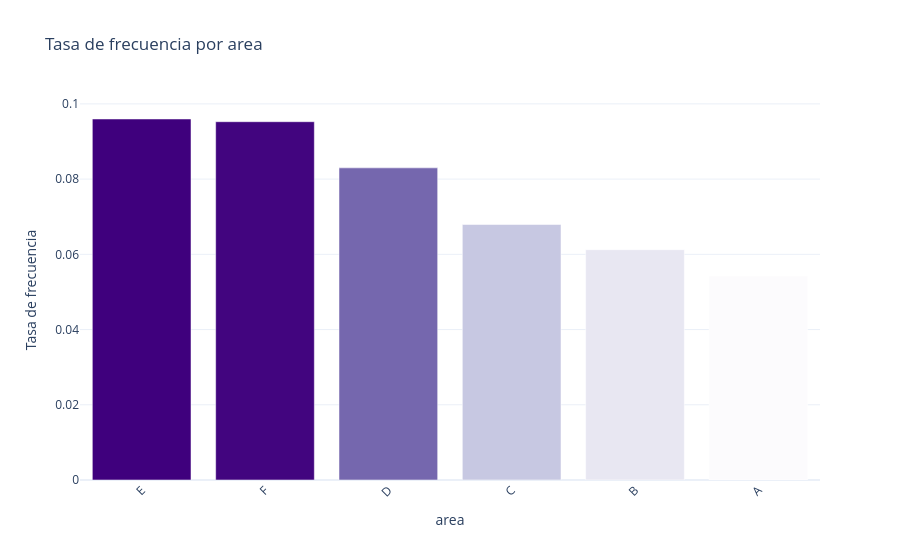
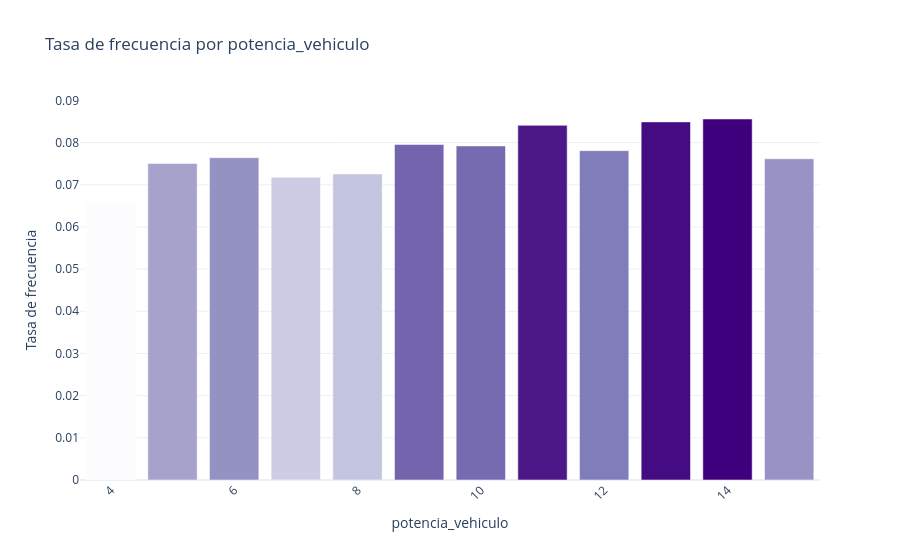
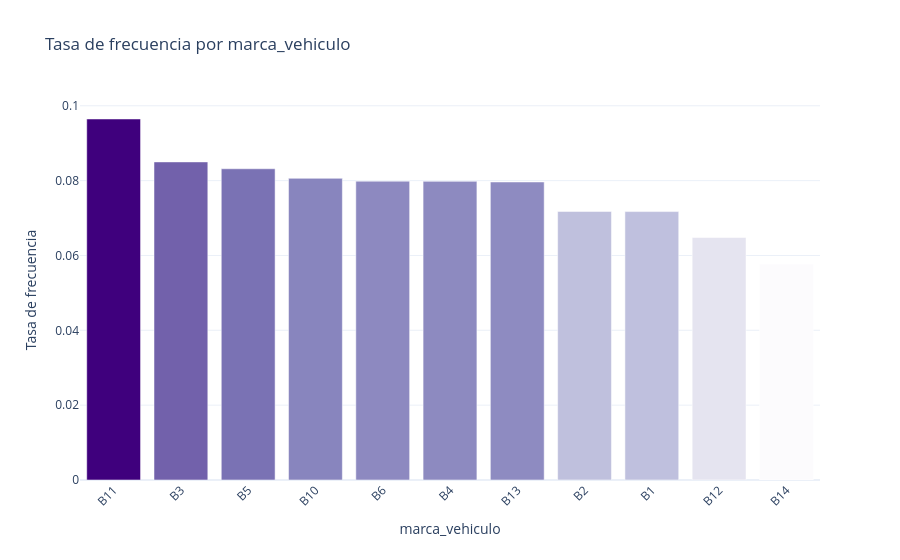
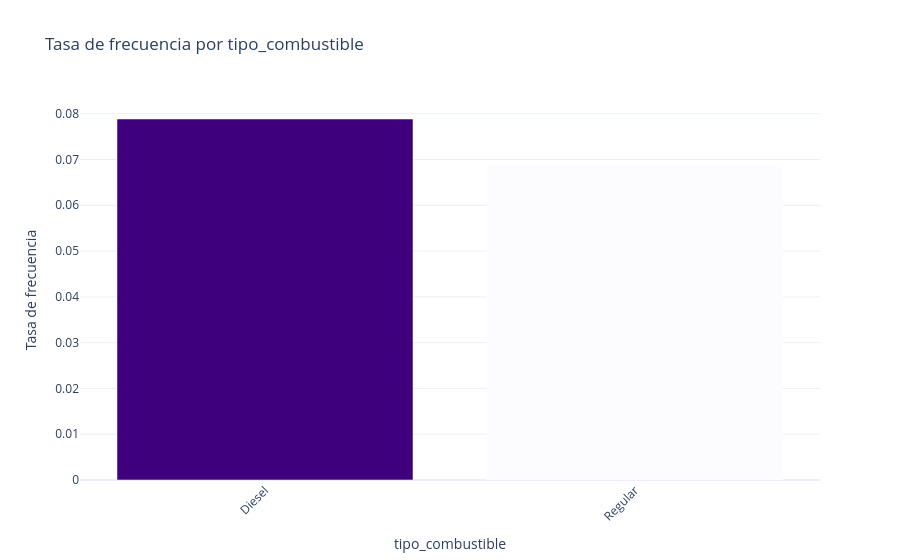

The cell these charts' notebook holds for them, in order:
### Markdown cell above
En "area", la tasa de frecuencia aumenta de forma consistente desde la categoría A (0.0543) hasta E (0.0960), con F muy cerca del máximo (0.0953) pero con una exposición considerablemente menor (8,125 años-póliza frente a los más de 60,000 de las demás categorías), lo que exige cautela al interpretar su tasa como igualmente confiable. En "potencia_vehiculo" se observa una tendencia levemente creciente con la potencia (de 0.0656 en potencia 4 hasta 0.0856 en potencia 14), aunque con ruido notable en las categorías de mayor potencia, que concentran muy pocas pólizas (por debajo de 3,000 años-póliza). En "marca_vehiculo" no se aprecia un patrón interpretable más allá de las diferencias numéricas, al tratarse de categorías anonimizadas, la variación entre B11 (0.0965, la más alta) y B14 (0.0577, la más baja) no puede vincularse a una característica de marca real. "tipo_combustible" muestra una diferencia moderada pero consistente: los vehículos diésel presentan una tasa mayor (0.0788) que los de gasolina (0.0689). Finalmente, en "region" destaca R82 con la tasa más alta (0.0934), mientras que R24, a pesar de ser, con diferencia, la región con más pólizas de la cartera (23.69% del total), presenta una tasa relativamente baja (0.0630), evidenciando que el tamaño de la cartera en una región no está necesariamente asociado con un mayor riesgo relativo.

#### **Gráfico de tasa de frecuencia por categoría**  

Se visualiza la tasa agregada de frecuencia calculada para cada variable categórica mediante gráficos de barras interactivos, ordenados de mayor a menor tasa.

### Code cell
import plotly.express as px

for var in categorical_freq:
    
    resultado = calcular_tasa_por_grupo(df_freq, var)
    
    # Ordenar por tasa de frecuencia descendente
    resultado_sorted = resultado.sort_values("tasa_frecuencia", ascending=False)
    
    # Crear gráfico interactivo de barras
    fig = px.bar(
        resultado_sorted,
        x=var,
        y="tasa_frecuencia",
        color="tasa_frecuencia",
        color_continuous_scale="Purples",  # Escala de morados
        title=f"Tasa de frecuencia por {var}",
        labels={
            var: var,
            "tasa_frecuencia": "Tasa de Frecuencia"
        },
        # hover_data permite añadir campos adicionales como el conteo de pólizas o siniestros si existen en el df
        hover_data=resultado_sorted.columns 
    )
    
    # Formato y estilo visual
    fig.update_layout(
        template="plotly_white",
        xaxis_title=var,
        yaxis_title="Tasa de frecuencia",
        xaxis_tickangle=-45,
        coloraxis_showscale=False  # Oculta la barra de color lateral
    )
    
    # Personalizar la etiqueta que se muestra al pasar el ratón
    fig.update_traces(
        hovertemplate="<b>%{x}</b><br>Tasa Frecuencia: %{y:.4f}<extra></extra>"
    )
    
    fig.show()

### Figure 1 — Plotly figure (JSON) as saved in the notebook; plotly's stock layout.template omitted (floating-point values rounded to 4 significant figures)
{"data": [{"customdata": [[6122.0, 63790.0, 137200.0], [774.0, 8125.0, 17950.0], [6397.0, 77090.0, 151600.0], [7093.0, 104400.0, 191900.0], [2633.0, 43000.0, 75460.0], [3364.0, 61960.0, 104000.0]], "hovertemplate": "<b>%{x}</b><br>Tasa Frecuencia: %{y:.4f}<extra></extra>", "legendgroup": "", "marker": {"color": [0.09598, 0.09526, 0.08298, 0.06794, 0.06123, 0.0543], "coloraxis": "coloraxis", "pattern": {"shape": ""}}, "name": "", "orientation": "v", "showlegend": false, "textposition": "auto", "type": "bar", "x": ["E", "F", "D", "C", "B", "A"], "xaxis": "x", "y": [0.09598, 0.09526, 0.08298, 0.06794, 0.06123, 0.0543], "yaxis": "y"}], "layout": {"barmode": "relative", "coloraxis": {"colorbar": {"title": {"text": "Tasa de Frecuencia"}}, "colorscale": [[0, "rgb(252,251,253)"], [0.125, "rgb(239,237,245)"], [0.25, "rgb(218,218,235)"], [0.375, "rgb(188,189,220)"], [0.5, "rgb(158,154,200)"], [0.625, "rgb(128,125,186)"], [0.75, "rgb(106,81,163)"], [0.875, "rgb(84,39,143)"], [1, "rgb(63,0,125)"]], "showscale": false}, "legend": {"tracegroupgap": 0}, "title": {"text": "Tasa de frecuencia por area"}, "xaxis": {"anchor": "y", "domain": [0, 1], "tickangle": -45, "title": {"text": "area"}}, "yaxis": {"anchor": "x", "domain": [0, 1], "title": {"text": "Tasa de frecuencia"}}}}

### Figure 2 — Plotly figure (JSON) as saved in the notebook; plotly's stock layout.template omitted (floating-point values rounded to 4 significant figures)
{"data": [{"customdata": [[101.0, 1180.0, 2350.0], [139.0, 1637.0, 3229.0], [714.0, 8491.0, 18350.0], [1220.0, 15340.0, 30080.0], [1217.0, 15370.0, 31350.0], [296.0, 3791.0, 8214.0], [6305.0, 82500.0, 149000.0], [96.0, 1260.0, 2926.0], [5115.0, 68150.0, 124800.0], [1645.0, 22670.0, 46960.0], [5593.0, 77920.0, 145400.0], [3942.0, 60050.0, 115300.0]], "hovertemplate": "<b>%{x}</b><br>Tasa Frecuencia: %{y:.4f}<extra></extra>", "legendgroup": "", "marker": {"color": [0.08559, 0.08491, 0.08409, 0.07954, 0.0792, 0.07808, 0.07643, 0.07616, 0.07506, 0.07255, 0.07178, 0.06564], "coloraxis": "coloraxis", "pattern": {"shape": ""}}, "name": "", "orientation": "v", "showlegend": false, "textposition": "auto", "type": "bar", "x": [14, 13, 11, 9, 10, 12, 6, 15, 5, 8, 7, 4], "xaxis": "x", "y": [0.08559, 0.08491, 0.08409, 0.07954, 0.0792, 0.07808, 0.07643, 0.07616, 0.07506, 0.07255, 0.07178, 0.06564], "yaxis": "y"}], "layout": {"barmode": "relative", "coloraxis": {"colorbar": {"title": {"text": "Tasa de Frecuencia"}}, "colorscale": [[0, "rgb(252,251,253)"], [0.125, "rgb(239,237,245)"], [0.25, "rgb(218,218,235)"], [0.375, "rgb(188,189,220)"], [0.5, "rgb(158,154,200)"], [0.625, "rgb(128,125,186)"], [0.75, "rgb(106,81,163)"], [0.875, "rgb(84,39,143)"], [1, "rgb(63,0,125)"]], "showscale": false}, "legend": {"tracegroupgap": 0}, "title": {"text": "Tasa de frecuencia por potencia_vehiculo"}, "xaxis": {"anchor": "y", "domain": [0, 1], "tickangle": -45, "title": {"text": "potencia_vehiculo"}}, "yaxis": {"anchor": "x", "domain": [0, 1], "title": {"text": "Tasa de frecuencia"}}}}

### Figure 3 — Plotly figure (JSON) as saved in the notebook; plotly's stock layout.template omitted (floating-point values rounded to 4 significant figures)
{"data": [{"customdata": [[664.0, 6883.0, 13580.0], [2429.0, 28580.0, 53400.0], [1662.0, 19980.0, 34750.0], [765.0, 9490.0, 17710.0], [1252.0, 15680.0, 28550.0], [1099.0, 13770.0, 25180.0], [539.0, 6768.0, 12180.0], [6805.0, 94820.0, 159900.0], [6837.0, 95310.0, 162700.0], [4200.0, 64800.0, 166000.0], [131.0, 2271.0, 4047.0]], "hovertemplate": "<b>%{x}</b><br>Tasa Frecuencia: %{y:.4f}<extra></extra>", "legendgroup": "", "marker": {"color": [0.09647, 0.085, 0.08317, 0.08061, 0.07986, 0.07981, 0.07964, 0.07176, 0.07173, 0.06481, 0.0577], "coloraxis": "coloraxis", "pattern": {"shape": ""}}, "name": "", "orientation": "v", "showlegend": false, "textposition": "auto", "type": "bar", "x": ["B11", "B3", "B5", "B10", "B6", "B4", "B13", "B2", "B1", "B12", "B14"], "xaxis": "x", "y": [0.09647, 0.085, 0.08317, 0.08061, 0.07986, 0.07981, 0.07964, 0.07176, 0.07173, 0.06481, 0.0577], "yaxis": "y"}], "layout": {"barmode": "relative", "coloraxis": {"colorbar": {"title": {"text": "Tasa de Frecuencia"}}, "colorscale": [[0, "rgb(252,251,253)"], [0.125, "rgb(239,237,245)"], [0.25, "rgb(218,218,235)"], [0.375, "rgb(188,189,220)"], [0.5, "rgb(158,154,200)"], [0.625, "rgb(128,125,186)"], [0.75, "rgb(106,81,163)"], [0.875, "rgb(84,39,143)"], [1, "rgb(63,0,125)"]], "showscale": false}, "legend": {"tracegroupgap": 0}, "title": {"text": "Tasa de frecuencia por marca_vehiculo"}, "xaxis": {"anchor": "y", "domain": [0, 1], "tickangle": -45, "title": {"text": "marca_vehiculo"}}, "yaxis": {"anchor": "x", "domain": [0, 1], "title": {"text": "Tasa de frecuencia"}}}}

### Figure 4 — Plotly figure (JSON) as saved in the notebook; plotly's stock layout.template omitted (floating-point values rounded to 4 significant figures)
{"data": [{"customdata": [[13450.0, 170600.0, 332100.0], [12930.0, 187800.0, 345900.0]], "hovertemplate": "<b>%{x}</b><br>Tasa Frecuencia: %{y:.4f}<extra></extra>", "legendgroup": "", "marker": {"color": [0.07885, 0.06888], "coloraxis": "coloraxis", "pattern": {"shape": ""}}, "name": "", "orientation": "v", "showlegend": false, "textposition": "auto", "type": "bar", "x": ["Diesel", "Regular"], "xaxis": "x", "y": [0.07885, 0.06888], "yaxis": "y"}], "layout": {"barmode": "relative", "coloraxis": {"colorbar": {"title": {"text": "Tasa de Frecuencia"}}, "colorscale": [[0, "rgb(252,251,253)"], [0.125, "rgb(239,237,245)"], [0.25, "rgb(218,218,235)"], [0.375, "rgb(188,189,220)"], [0.5, "rgb(158,154,200)"], [0.625, "rgb(128,125,186)"], [0.75, "rgb(106,81,163)"], [0.875, "rgb(84,39,143)"], [1, "rgb(63,0,125)"]], "showscale": false}, "legend": {"tracegroupgap": 0}, "title": {"text": "Tasa de frecuencia por tipo_combustible"}, "xaxis": {"anchor": "y", "domain": [0, 1], "tickangle": -45, "title": {"text": "tipo_combustible"}}, "yaxis": {"anchor": "x", "domain": [0, 1], "title": {"text": "Tasa de frecuencia"}}}}
